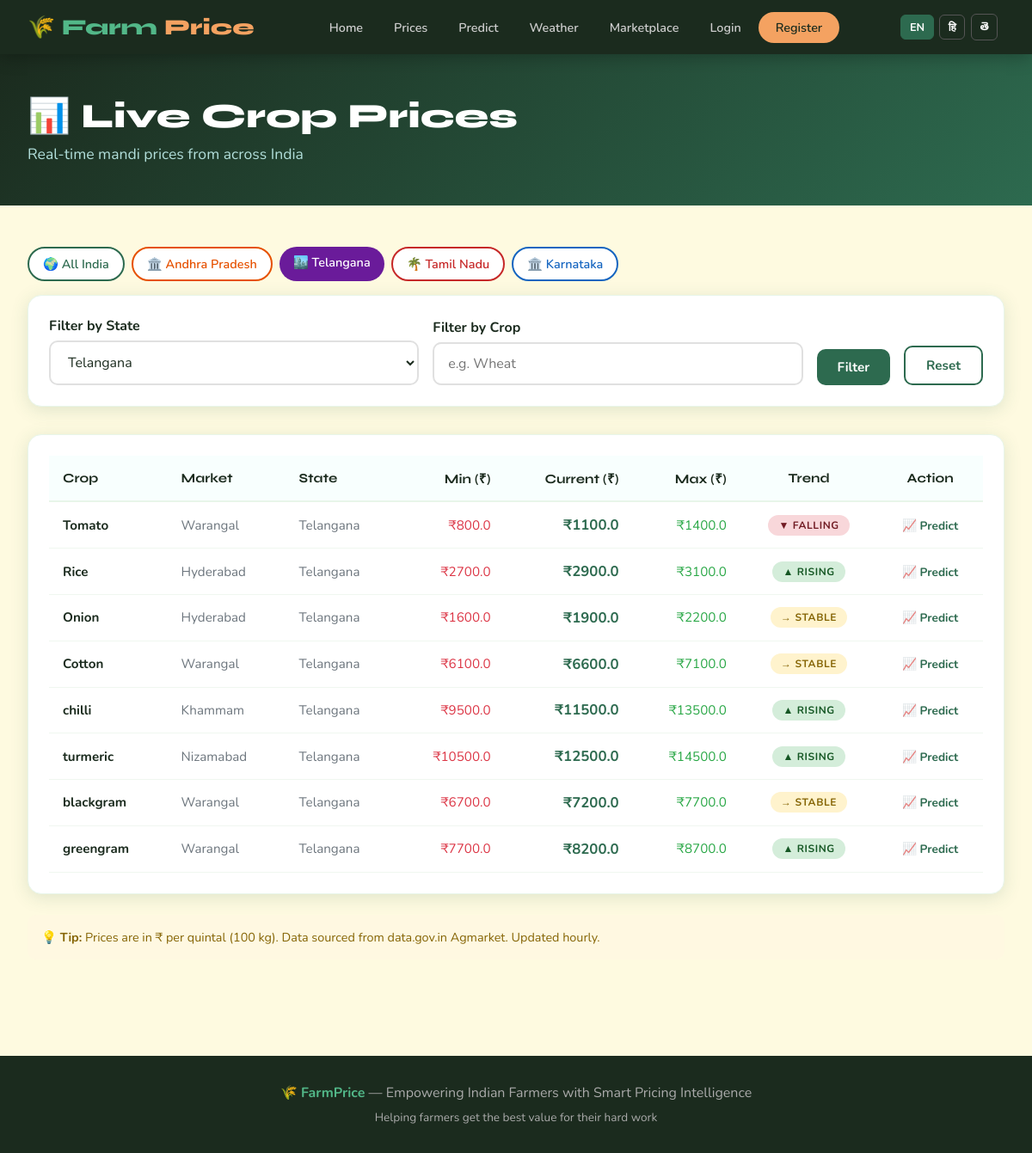
The app's page /prices/?state=Telangana, older data.
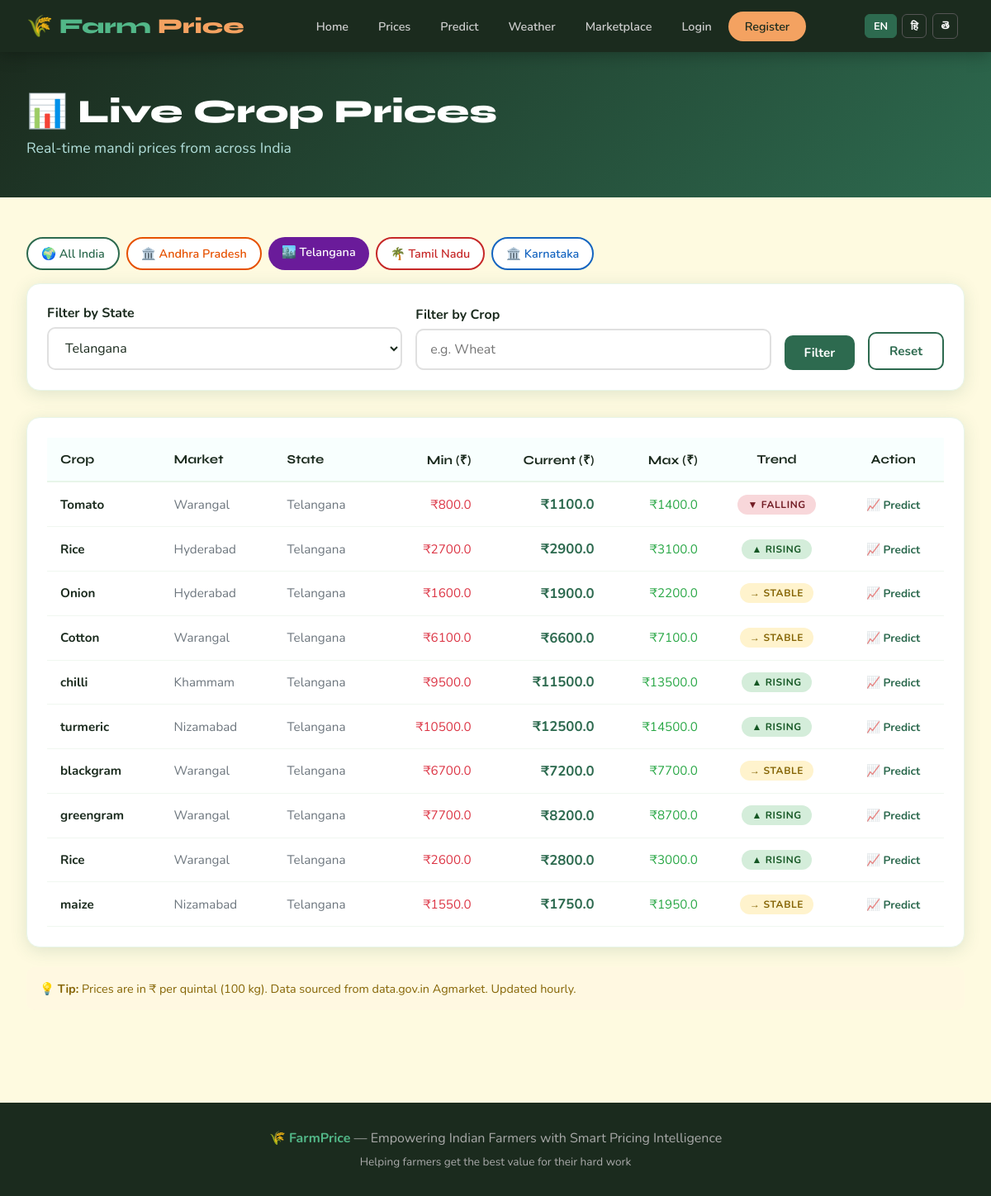
The same page, newer data.
### crops/models.py (models this page shows, shortened)
class Crop(models.Model):
    CROP_CHOICES = [
        ('wheat', 'Wheat'),
        ('rice', 'Rice'),
        ('corn', 'Corn'),
        ('cotton', 'Cotton'),
        ('sugarcane', 'Sugarcane'),
        ('soybean', 'Soybean'),
        ('tomato', 'Tomato'),
        ('potato', 'Potato'),
        ('onion', 'Onion'),
        ('groundnut', 'Groundnut'),
    ]
    name = models.CharField(max_length=100, choices=CROP_CHOICES)
    current_price = models.DecimalField(max_digits=10, decimal_places=2)
    min_price = models.DecimalField(max_digits=10, decimal_places=2)
    max_price = models.DecimalField(max_digits=10, decimal_places=2)
    market_name = models.CharField(max_length=200)
    state = models.CharField(max_length=100)
    updated_at = models.DateTimeField(auto_now=True)
    trend = models.CharField(max_length=10, choices=[('up', 'Rising'), ('down', 'Falling'), ('stable', 'Stable')], default='stable')

### crops/views.py (the view)
# urls.py: path('prices/', views.crop_prices, name='crop_prices'),
def crop_prices(request):
    state_filter = request.GET.get('state', '')
    crop_filter = request.GET.get('crop', '').lower()
    region = request.GET.get('region', '')
    if state_filter:
        all_prices = get_all_prices(state=state_filter)
    else:
        all_prices = get_all_prices()
    if crop_filter:
        all_prices = [c for c in all_prices if crop_filter in c['name']]
    states = ['Andhra Pradesh', 'Telangana', 'Tamil Nadu', 'Karnataka',
              'Maharashtra', 'Punjab', 'Uttar Pradesh', 'Rajasthan']
    context = {
        'crops': all_prices,
        'states': states,
        'state_filter': state_filter,
        'crop_filter': crop_filter,
        'region': region,
    }
    return render(request, 'crops/prices.html', context)

### crops/api_client.py (called while the page is built)
def get_all_prices(state=None):
    from .models import Crop
    crops = Crop.objects.all()
    if state:
        crops = crops.filter(state__iexact=state)
    results = []
    for c in crops:
        results.append({
            "name": c.name,
            "display_name": c.get_name_display(),
            "current_price": float(c.current_price),
            "min_price": float(c.min_price),
            "max_price": float(c.max_price),
            "market_name": c.market_name,
            "state": c.state,
            "updated_at": str(c.updated_at.date()),
            "trend": c.trend,
        })
    return results

### crops/templates/crops/prices.html (shortened to what this page needs)
{% extends 'crops/base.html' %}
{% block content %}
<section style="background: linear-gradient(135deg, #1b2b1e, #2d6a4f); padding: 3rem 0;">
    <div class="container">
        <h1 style="font-family: 'Syne', sans-serif; font-size: 2.5rem; font-weight: 800; color: white; margin-bottom: 0.5rem;">📊 Live Crop Prices</h1>
        <p style="color: #b2dfdb; font-size: 1.1rem;">Real-time mandi prices from across India</p>
    </div>
</section>
<section class="section">
    <div class="container">
        <div style="margin-bottom: 1rem; display: flex; gap: 0.5rem; flex-wrap: wrap;">
            <a href="/prices/"
               style="padding: 0.5rem 1rem; border-radius: 20px; text-decoration: none; font-weight: 600; font-size: 0.9rem;
               {% if not state_filter and not region %}background:#2d6a4f; color:white;{% else %}background:white; color:#2d6a4f; border: 2px solid #2d6a4f;{% endif %}">
                🌍 All India
            </a>
            <a href="/prices/?state=Andhra+Pradesh"
               style="padding: 0.5rem 1rem; border-radius: 20px; text-decoration: none; font-weight: 600; font-size: 0.9rem;
               {% if state_filter == 'Andhra Pradesh' %}background:#e65100; color:white;{% else %}background:white; color:#e65100; border: 2px solid #e65100;{% endif %}">
                🏛️ Andhra Pradesh
            </a>
            <a href="/prices/?state=Telangana"
               style="padding: 0.5rem 1rem; border-radius: 20px; text-decoration: none; font-weight: 600; font-size: 0.9rem;
               {% if state_filter == 'Telangana' %}background:#6a1b9a; color:white;{% else %}background:white; color:#6a1b9a; border: 2px solid #6a1b9a;{% endif %}">
                🏙️ Telangana
            </a>
            <a href="/prices/?state=Tamil+Nadu"
               style="padding: 0.5rem 1rem; border-radius: 20px; text-decoration: none; font-weight: 600; font-size: 0.9rem;
               {% if state_filter == 'Tamil Nadu' %}background:#c62828; color:white;{% else %}background:white; color:#c62828; border: 2px solid #c62828;{% endif %}">
                🌴 Tamil Nadu
            </a>
            <a href="/prices/?state=Karnataka"
               style="padding: 0.5rem 1rem; border-radius: 20px; text-decoration: none; font-weight: 600; font-size: 0.9rem;
               {% if state_filter == 'Karnataka' %}background:#1565c0; color:white;{% else %}background:white; color:#1565c0; border: 2px solid #1565c0;{% endif %}">
                🏛️ Karnataka
            </a>
        </div>
        <div class="card" style="margin-bottom: 2rem;">
            <form method="get" style="display: flex; gap: 1rem; flex-wrap: wrap; align-items: flex-end;">
                <div class="form-group" style="flex: 1; min-width: 180px; margin-bottom: 0;">
                    <label>Filter by State</label>
                    <select name="state">
                        {% for state in states %}
                        <option value="{{ state }}" {% if state == state_filter %}selected{% endif %}>{{ state }}</option>
                        {% endfor %}
                    </select>
                </div>
                <div class="form-group" style="flex: 1; min-width: 180px; margin-bottom: 0;">
                    <label>Filter by Crop</label>
                    <input type="text" name="crop" value="{{ crop_filter }}" placeholder="e.g. Wheat">
                </div>
                <button type="submit" class="btn btn-primary">Filter</button>
                <a href="/prices/" class="btn btn-outline">Reset</a>
            </form>
        </div>
        {% if crops %}
        <div class="card" style="overflow-x: auto;">
            <table style="width: 100%; border-collapse: collapse; font-size: 0.95rem;">
                <thead>
                    <tr style="background: #f8fffe; border-bottom: 2px solid #e8f5e9;">
                        <th style="padding: 1rem; text-align: left; font-family: 'Syne', sans-serif; font-weight: 700;">Crop</th>
                        <th style="padding: 1rem; text-align: left; font-family: 'Syne', sans-serif; font-weight: 700;">Market</th>
                        <th style="padding: 1rem; text-align: left; font-family: 'Syne', sans-serif; font-weight: 700;">State</th>
                        <th style="padding: 1rem; text-align: right; font-family: 'Syne', sans-serif; font-weight: 700;">Min (₹)</th>
                        <th style="padding: 1rem; text-align: right; font-family: 'Syne', sans-serif; font-weight: 700;">Current (₹)</th>
                        <th style="padding: 1rem; text-align: right; font-family: 'Syne', sans-serif; font-weight: 700;">Max (₹)</th>
                        <th style="padding: 1rem; text-align: center; font-family: 'Syne', sans-serif; font-weight: 700;">Trend</th>
                        <th style="padding: 1rem; text-align: center; font-family: 'Syne', sans-serif; font-weight: 700;">Action</th>
                    </tr>
                </thead>
                <tbody>
                    {% for crop in crops %}
                    <tr style="border-bottom: 1px solid #f0f7f0; transition: background 0.15s;"
                        onmouseover="this.style.background='#f8fffe'"
                        onmouseout="this.style.background=''">
                        <td style="padding: 0.9rem 1rem; font-weight: 700;">{{ crop.display_name }}</td>
                        <td style="padding: 0.9rem 1rem; color: #6c757d;">{{ crop.market_name }}</td>
                        <td style="padding: 0.9rem 1rem; color: #6c757d;">{{ crop.state }}</td>
                        <td style="padding: 0.9rem 1rem; text-align: right; color: #dc3545;">₹{{ crop.min_price }}</td>
                        <td style="padding: 0.9rem 1rem; text-align: right; font-weight: 700; font-size: 1.05rem; color: #2d6a4f;">₹{{ crop.current_price }}</td>
                        <td style="padding: 0.9rem 1rem; text-align: right; color: #28a745;">₹{{ crop.max_price }}</td>
                        <td style="padding: 0.9rem 1rem; text-align: center;">
                            {% if crop.trend == 'up' %}
                                <span class="badge badge-up">▲ Rising</span>
                            {% elif crop.trend == 'down' %}
                                <span class="badge badge-down">▼ Falling</span>
                            {% else %}
                                <span class="badge badge-stable">→ Stable</span>
                            {% endif %}
                        </td>
                        <td style="padding: 0.9rem 1rem; text-align: center;">
                            <a href="/predict/?crop={{ crop.name }}" style="color: #2d6a4f; font-weight: 700; text-decoration: none; font-size: 0.85rem;">📈 Predict</a>
                        </td>
                    </tr>
                    {% endfor %}
                </tbody>
            </table>
        </div>
        {% else %}
        <div style="text-align: center; padding: 4rem; color: #6c757d;">
            <div style="font-size: 4rem; margin-bottom: 1rem;">📊</div>
            <h3 style="font-family: 'Syne', sans-serif;">No price data found</h3>
            <p>Try adjusting your filters or check back later.</p>
        </div>
        {% endif %}
        <div style="margin-top: 1.5rem; padding: 1rem; background: #fff8e1; border-radius: 10px; font-size: 0.9rem; color: #856404;">
            💡 <strong>Tip:</strong> Prices are in ₹ per quintal (100 kg). Data sourced from data.gov.in Agmarket. Updated hourly.
        </div>
    </div>
</section>
{% endblock %}

### crops/templates/crops/base.html (shortened to what this page needs)
{% load i18n %}
<!DOCTYPE html>
<html lang="{{ LANGUAGE_CODE }}">
<head>
</head>
<body>
<nav>
    <a href="/" class="nav-logo">🌾 Farm<span>Price</span></a>
    <ul class="nav-links">
        <li><a href="/">Home</a></li>
        <li><a href="/prices/">Prices</a></li>
        <li><a href="/predict/">Predict</a></li>
        <li><a href="/weather/">Weather</a></li>
        <li><a href="/marketplace/">Marketplace</a></li>
        {% if user.is_authenticated %}
            <li><a href="/sell/" class="btn-sell">+ Sell Crop</a></li>
            <li><a href="/logout/">Logout ({{ user.username }})</a></li>
        {% else %}
            <li><a href="/login/">Login</a></li>
            <li><a href="/register/" class="btn-sell">Register</a></li>
        {% endif %}
    </ul>
    <div style="display:flex;align-items:center;gap:0.4rem;margin-right:0.5rem;">
        <button class="lang-btn active" id="btn-en" onclick="translateTo('en')">EN</button>
        <button class="lang-btn" id="btn-hi" onclick="translateTo('hi')">हि</button>
        <button class="lang-btn" id="btn-te" onclick="translateTo('te')">తె</button>
    </div>
</nav>
<main>
    {% block content %}{% endblock %}
</main>
<footer>
    <p>🌾 <strong>FarmPrice</strong> — Empowering Indian Farmers with Smart Pricing Intelligence</p>
    <p style="margin-top:0.5rem;font-size:0.85rem;">Helping farmers get the best value for their hard work</p>
</footer>
</body>
</html>

### crops/templates/crops/base.html (style rules this page uses)
:root { --green: #2d6a4f; --green-light: #52b788; --green-pale: #d8f3dc; --earth: #a0522d; --gold: #f4a261; --sky: #48cae4; --cream: #fefae0; --dark: #1b2b1e; --gray: #6c757d; --white: #ffffff; --shadow: 0 4px 20px rgba(45, 106, 79, 0.15); }
* { margin: 0; padding: 0; box-sizing: border-box; }
body { font-family: 'Nunito', sans-serif; background: var(--cream); color: var(--dark); min-height: 100vh; }
nav { background: var(--dark); padding: 0 2rem; display: flex; align-items: center; justify-content: space-between; position: sticky; top: 0; z-index: 100; box-shadow: 0 2px 20px rgba(0,0,0,0.3); min-height: 60px; }
.nav-logo { font-family: 'Syne', sans-serif; font-weight: 800; font-size: 1.6rem; color: var(--green-light); text-decoration: none; padding: 1rem 0; display: flex; align-items: center; gap: 0.5rem; }
.nav-logo span { color: var(--gold); }
.nav-links { display: flex; align-items: center; gap: 0.25rem; list-style: none; }
.nav-links a { color: #ccc; text-decoration: none; padding: 0.5rem 1rem; border-radius: 8px; font-weight: 600; font-size: 0.9rem; transition: all 0.2s; }
.nav-links .btn-sell { background: var(--gold); color: var(--dark) !important; border-radius: 20px; padding: 0.5rem 1.25rem !important; }
main { min-height: calc(100vh - 120px); }
footer { background: var(--dark); color: #aaa; text-align: center; padding: 2rem; margin-top: 4rem; }
footer strong { color: var(--green-light); }
.card { background: white; border-radius: 16px; padding: 1.5rem; box-shadow: var(--shadow); border: 1px solid #e8f5e9; }
.btn { display: inline-block; padding: 0.7rem 1.5rem; border-radius: 10px; font-weight: 700; font-size: 0.95rem; text-decoration: none; border: none; cursor: pointer; transition: all 0.2s; font-family: 'Nunito', sans-serif; }
.btn-primary { background: var(--green); color: white; }
.btn-outline { background: transparent; border: 2px solid var(--green); color: var(--green); }
.badge { display: inline-block; padding: 0.25rem 0.75rem; border-radius: 20px; font-size: 0.75rem; font-weight: 700; text-transform: uppercase; letter-spacing: 0.05em; }
.badge-up { background: #d4edda; color: #155724; }
.badge-down { background: #f8d7da; color: #721c24; }
.badge-stable { background: #fff3cd; color: #856404; }
.container { max-width: 1200px; margin: 0 auto; padding: 0 2rem; }
.section { padding: 3rem 0; }
.form-group { margin-bottom: 1.25rem; }
.form-group label { display: block; font-weight: 700; margin-bottom: 0.4rem; color: var(--dark); }
.form-group input, .form-group select, .form-group textarea { width: 100%; padding: 0.75rem 1rem; border: 2px solid #e0e0e0; border-radius: 10px; font-family: 'Nunito', sans-serif; font-size: 1rem; color: var(--dark); transition: border-color 0.2s; background: white; }
.lang-btn { color: white; border: 1px solid #555; padding: 0.3rem 0.6rem; border-radius: 6px; cursor: pointer; font-weight: 700; font-size: 0.8rem; font-family: 'Nunito', sans-serif; transition: all 0.2s; background: transparent; }
.lang-btn.active { background: #2d6a4f !important; border-color: #2d6a4f; }
body { top: 0 !important; }

Row changes from the older to the newer data that the page shows:
added Crop: market_name "Warangal", state "Telangana"
added Crop: display_name "maize", market_name "Nizamabad", state "Telangana"
Text that changed along with them:
new list line: "Rice ₹ 2600.0 ₹ 2800.0 ₹ 3000.0 ▲ RISING 📈 Predict"
new list line: "₹ 1550.0 ₹ 1750.0 ₹ 1950.0 → STABLE 📈 Predict"
